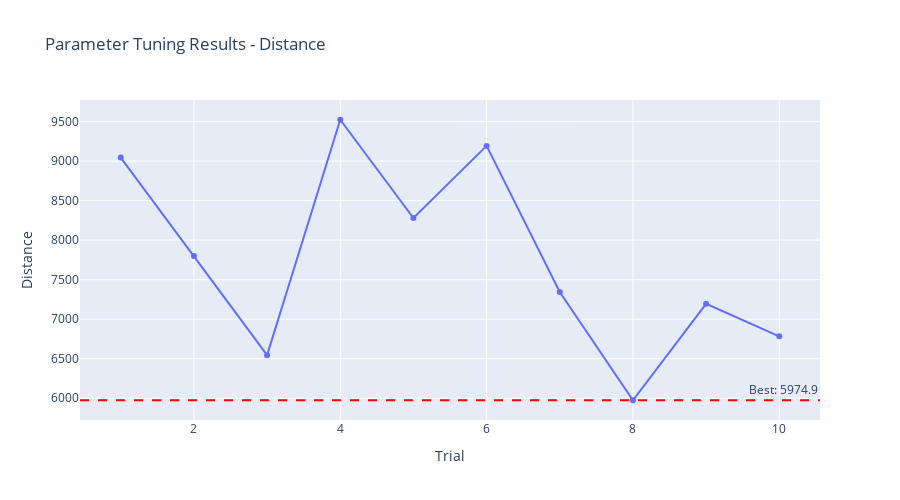

Notebook code cell kept with this figure:
### Markdown cell above
## 9. Tuning Results Visualization

### Code cell
# Plot tuning progress
fig = plot_tuning_results(tuning_results)
fig.show()

### Figure 1 — Plotly figure (JSON) as saved in the notebook; plotly's stock layout.template omitted (floating-point values rounded to 4 significant figures)
{"data": [{"line": {"width": 2}, "marker": {"size": 6}, "mode": "lines+markers", "name": "Distance", "type": "scatter", "x": [1, 2, 3, 4, 5, 6, 7, 8, 9, 10], "y": [9044.0, 7801.0, 6545.0, 9522.0, 8280.0, 9192.0, 7343.0, 5975.0, 7195.0, 6783.0]}], "layout": {"annotations": [{"showarrow": false, "text": "Best: 5974.9", "x": 1, "xanchor": "right", "xref": "x domain", "y": 5975.0, "yanchor": "bottom", "yref": "y"}], "height": 500, "shapes": [{"line": {"color": "red", "dash": "dash"}, "type": "line", "x0": 0, "x1": 1, "xref": "x domain", "y0": 5975.0, "y1": 5975.0, "yref": "y"}], "title": {"text": "Parameter Tuning Results - Distance"}, "width": 900, "xaxis": {"title": {"text": "Trial"}}, "yaxis": {"title": {"text": "Distance"}}}}
